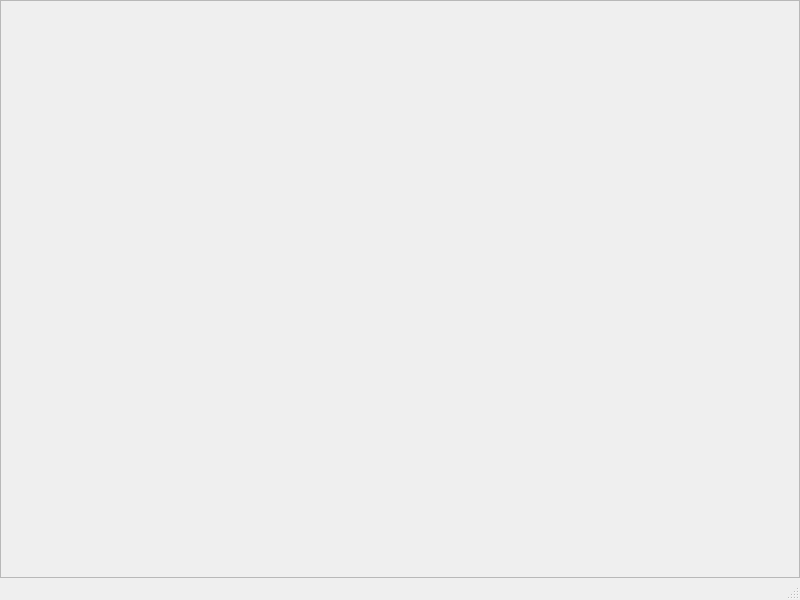
<?xml version="1.0" encoding="UTF-8"?>
<ui version="4.0">
 <class>MainWindow</class>
 <widget class="QMainWindow" name="MainWindow">
  <property name="geometry">
   <rect>
    <x>0</x>
    <y>0</y>
    <width>800</width>
    <height>600</height>
   </rect>
  </property>
  <property name="windowTitle">
   <string>MainWindow</string>
  </property>
  <widget class="QWidget" name="centralwidget">
   <layout class="QVBoxLayout" name="verticalLayout">
    <property name="spacing">
     <number>0</number>
    </property>
    <property name="leftMargin">
     <number>0</number>
    </property>
    <property name="topMargin">
     <number>0</number>
    </property>
    <property name="rightMargin">
     <number>0</number>
    </property>
    <property name="bottomMargin">
     <number>0</number>
    </property>
    <item>
     <widget class="QFrame" name="frame">
      <property name="frameShape">
       <enum>QFrame::StyledPanel</enum>
      </property>
      <property name="frameShadow">
       <enum>QFrame::Raised</enum>
      </property>
     </widget>
    </item>
   </layout>
  </widget>
  <widget class="QStatusBar" name="statusbar"/>
 </widget>
 <resources/>
 <connections/>
</ui>
